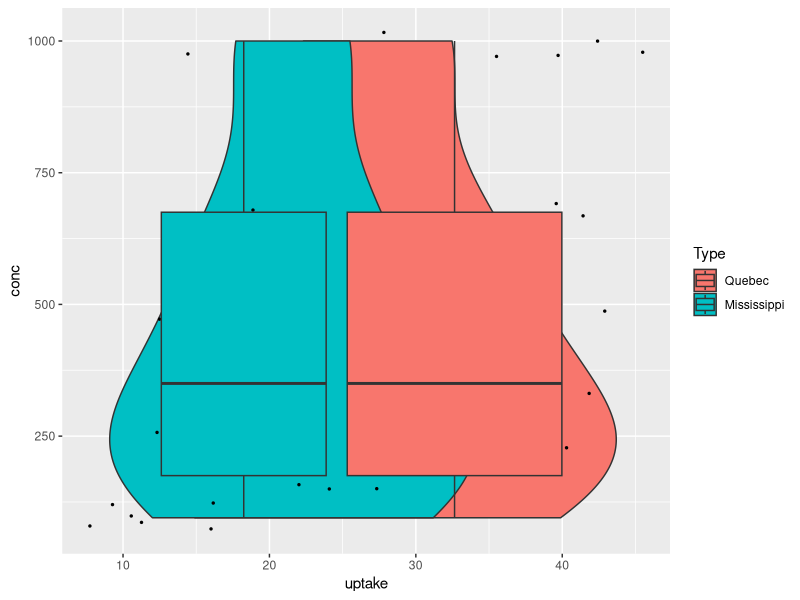

Write R code to recreate this figure. (Note: this script raises an error after producing the figure.)
library(ggplot2)

#violen plots
data()
data("CO2")
x <- CO2
nrow(x)
ncol(x)
names(x)

head(x)
str(x)

sample_x <- x[seq(from= 1, to= 84, by= 2),]
nrow(sample_x)
p1 <- ggplot(sample_x,  mapping= aes(x= uptake, y= conc, fill= Type))+ 
  geom_violin()+ geom_jitter(size= 0.5)+
  geom_boxplot(zixe= 0.1)
p1+ ggsave("violin.png")


